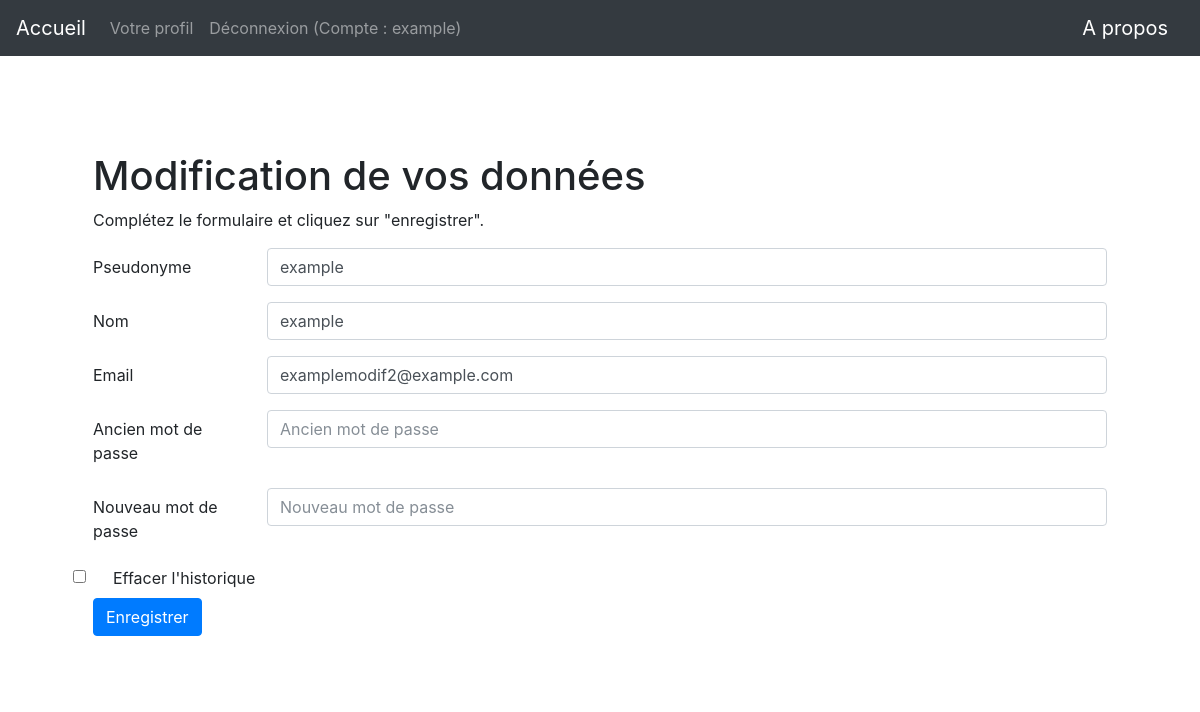
The page /modification (signed in) on the database its author committed.
### app/modeles/utilisateurs.py (models this page shows, shortened)
class User(UserMixin, users.Model):
    user_id = users.Column(users.Integer, unique=True, nullable=False, primary_key=True, autoincrement=True)
    user_nom = users.Column(users.Text, nullable=False)
    user_login = users.Column(users.String(45), nullable=False, unique=True)
    user_email = users.Column(users.Text, nullable=False)
    user_password = users.Column(users.String(100), nullable=False)
    user_historique = users.Column(users.String(1000))

### app/routes.py (the view, shortened to what this page needs)
@app.route("/modification", methods=["POST", "GET"])
@login_required
def modification():
    id = current_user.user_id
    user = User.query.get_or_404(id)
    return render_template("edition.html", user=user)

### app/modeles/utilisateurs.py (called while the page is built)
@login.user_loader
def trouver_utilisateur_via_id(identifiant):
    return User.query.get(int(identifiant))

### app/templates/edition.html (shortened to what this page needs)
{% extends "base.html" %}
{% block body %}
<h1>Modification de vos données</h1>
<p>Complétez le formulaire et cliquez sur "enregistrer".</p>
<form class="form" method="POST" action="{{url_for("modification")}}">
  <div class="form-group row">
    <label for="register-login" class="col-sm-2 col-form-label">Pseudonyme</label>
    <div class="col-sm-10">
      <input type="text" class="form-control" id="register-login" name="login" value="{{user.user_login}}">
    </div>
  </div>
  <div class="form-group row">
    <label for="register-nom" class="col-sm-2 col-form-label">Nom</label>
    <div class="col-sm-10">
      <input type="text" class="form-control" id="register-nom" value="{{user.user_nom}}" name="nom">
    </div>
  </div>
  <div class="form-group row">
    <label for="register-email" class="col-sm-2 col-form-label">Email</label>
    <div class="col-sm-10">
      <input type="email" class="form-control" id="register-email" value="{{user.user_email}}" name="email">
    </div>
  </div>
  <div class="form-group row">
    <label for="register-password" class="col-sm-2 col-form-label">Ancien mot de passe</label>
    <div class="col-sm-10">
      <input type="password" class="form-control" id="old-password" placeholder="Ancien mot de passe" name="anc_motdepasse">
    </div>
  </div>
<div class="form-group row">
    <label for="register-password" class="col-sm-2 col-form-label">Nouveau mot de passe</label>
    <div class="col-sm-10">
      <input type="password" class="form-control" id="register-password" placeholder="Nouveau mot de passe" name="nouv_motdepasse">
    </div>
  </div>
  <div class="form-check">
  <input class="form-check-input" type="checkbox" id="effacer">
  <label class="form-check-label" for="effacer">
    Effacer l'historique
  </label>
</div>
  <div>
    <button type="submit" class="btn btn-primary">Enregistrer</button>
  </div>
</form>
{% endblock %}

### app/templates/base.html (shortened to what this page needs)
<!DOCTYPE html>
<html lang="fr">
    <head>
        {% include "css.html" %}
    </head>
    <nav class="navbar navbar-expand-md navbar-dark bg-dark justify-content-between">
        <a class="navbar-brand" href="{{ url_for('accueil') }}">Accueil</a>
        <ul class="navbar-nav mr-auto">
            {% if not current_user.is_authenticated %}
              <li class="nav-item">
                <a class="nav-link" href="{{url_for("inscription")}}">Inscription</a>
              </li>
              <li class="nav-item">
                <a class="nav-link" href="{{url_for("connexion")}}">Connexion</a>
              </li>
            {% else %}
            <li class="nav-item">
              <a class="nav-link" href="{{url_for("profil")}}">Votre profil</a>
            </li>
              <li class="nav-item">
                <a class="nav-link" href="{{url_for("deconnexion")}}">Déconnexion (Compte : {{current_user.user_nom}})</a>
              </li>
            {% endif %}
        </ul>
        <a class="navbar-brand" href="{{ url_for('a_propos') }}">A propos</a>
    </nav>
     <body class="body">
        <div class="container">
            <div class="card border-0 shadow my-5">
              <div class="card-body p-5">
                {% block body %}
                {% endblock %}
              </div>
            </div>
          </div>
    </body>
</html>

### app/templates/css.html
<link rel="stylesheet" href="{{ url_for('static', filename='css/bootstrap.css')}}">

### rows shown on the page
User: user_nom "example", login "example", nom "example", email "examplemodif2@example.com"
